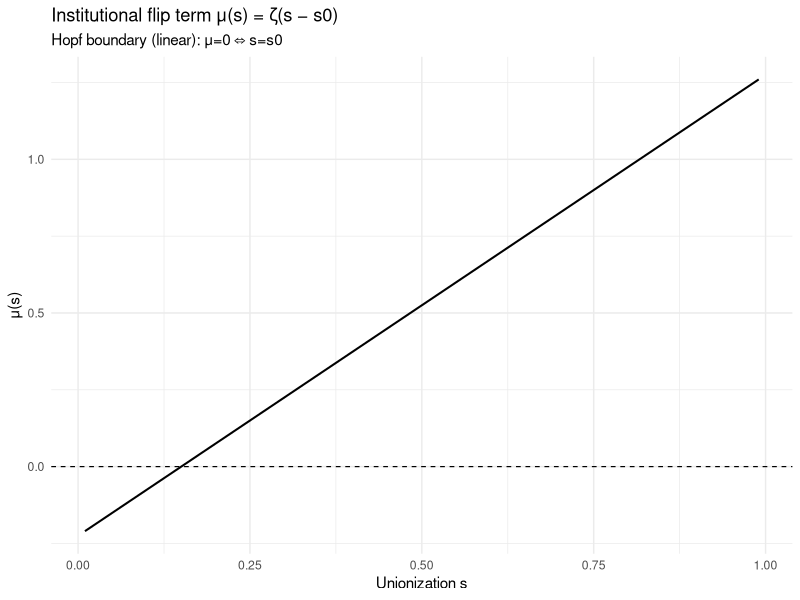
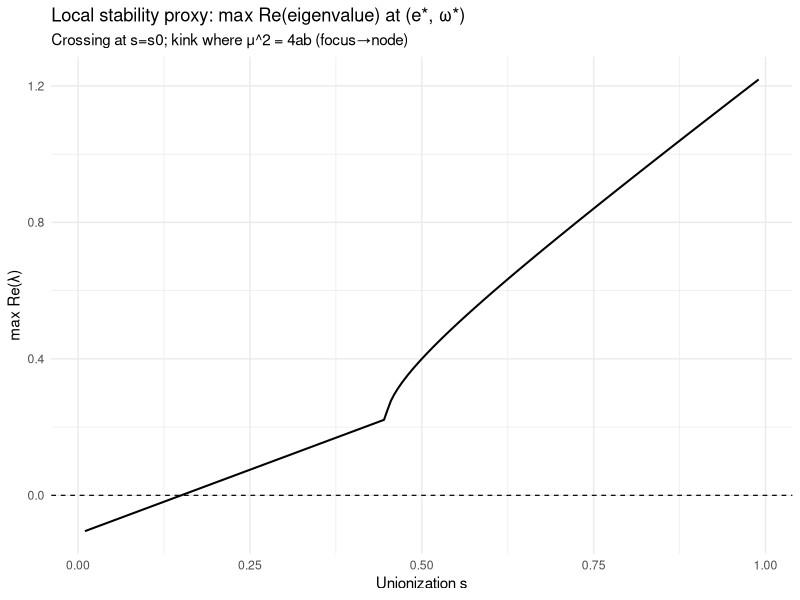
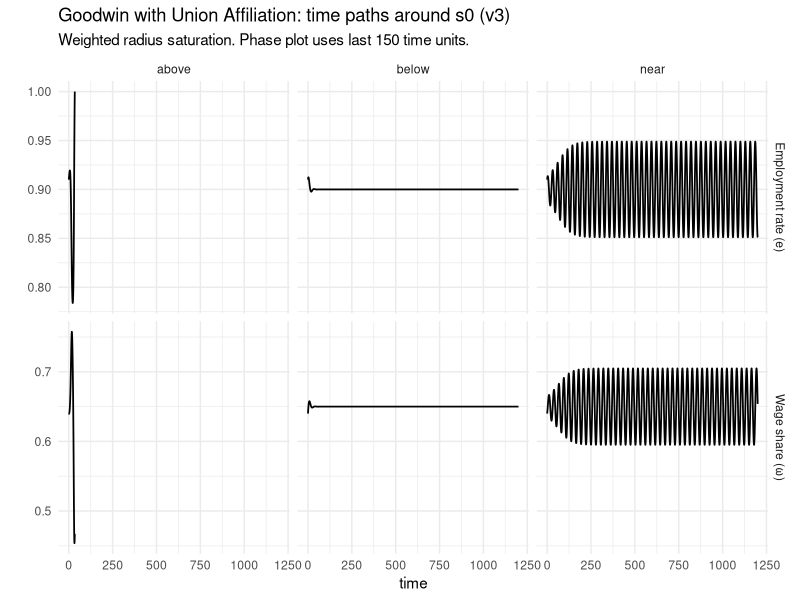
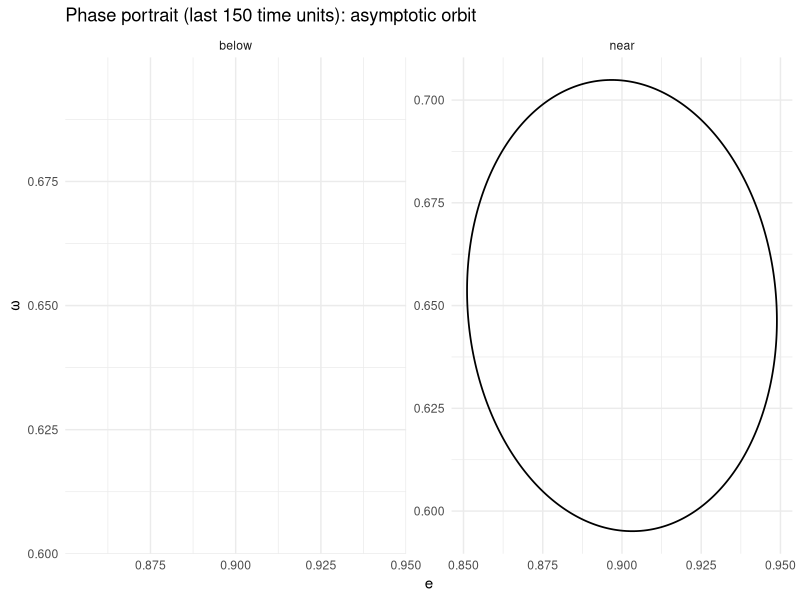

Write R code to recreate these figures, in order.
############################################################
## 02_goodwinUnionAffiliation_v3.R
## Goodwin (2D) + Union Affiliation as bifurcation parameter
##
## Fixes vs v2:
##  (1) Uses the CORRECT weighted radius for Hopf normal form:
##        R^2 = b*u^2 + a*v^2   (not u^2 + v^2)
##      where u=e-e*, v=ω-ω*.
##  (2) Phase portrait uses LAST window of time (not burn-in cutoff),
##      so you see a thin asymptotic orbit even when convergence is slow.
##  (3) Cleaner regime separation: "below" and "above" farther from s0,
##      "near" slightly above s0 but not microscopic.
############################################################

suppressPackageStartupMessages({
  library(deSolve)
  library(numDeriv)
  library(dplyr)
  library(tidyr)
  library(ggplot2)
  library(tibble)
  library(fs)
})

## ---------------------------------------------------------
## 0) Utility
## ---------------------------------------------------------
inv_logit <- function(x) 1 / (1 + exp(-x))
logit     <- function(p) log(p / (1 - p))
clamp01   <- function(u, eps = 1e-10) pmin(pmax(u, eps), 1 - eps)

dir_create("outputs")

## ---------------------------------------------------------
## 1) Model blocks
## ---------------------------------------------------------
mu_fun <- function(s, par) par$zeta * (s - par$s0)

F_vec <- function(x, par) {
  e     <- x[1]
  omega <- x[2]
  s     <- par$s_fixed
  
  mu <- mu_fun(s, par)
  
  ## deviations around fixed point
  u <- e     - par$e_star
  v <- omega - par$omega_star
  
  ## IMPORTANT: weighted radius consistent with anisotropic linear part
  ## In scaled coords: U = sqrt(b)u, V = sqrt(a)v, so R^2 = U^2+V^2 = b u^2 + a v^2
  R2 <- par$b * u^2 + par$a * v^2
  
  ## Hopf normal-form style saturation (supercritical if c>0)
  de     <- -par$a * v - par$c * u * R2
  domega <-  par$b * u + mu * v - par$c * v * R2
  
  c(de, domega)
}

fixed_point_solver <- function(par) {
  list(
    e_star     = par$e_star,
    omega_star = par$omega_star,
    s_fixed    = par$s_fixed,
    mu         = mu_fun(par$s_fixed, par)
  )
}

local_diagnostics <- function(par) {
  fp <- fixed_point_solver(par)
  x_star <- c(fp$e_star, fp$omega_star)
  
  J <- jacobian(func = function(x) F_vec(x, par), x = x_star)
  ev <- eigen(J, only.values = TRUE)$values
  
  list(
    fp = fp,
    J  = J,
    eigenvalues = ev,
    tr  = sum(diag(J)),
    det = det(J),
    maxRe = max(Re(ev))
  )
}

## ---------------------------------------------------------
## 2) ODE in transformed states (logit(e), logit(omega))
## ---------------------------------------------------------
goodwin_union_logstates <- function(t, state, par) {
  x <- state["x"]
  y <- state["y"]
  
  e     <- inv_logit(x)
  omega <- inv_logit(y)
  
  vec <- F_vec(c(e, omega), par)
  de <- vec[1]; domega <- vec[2]
  
  dx <- de     / (e * (1 - e))
  dy <- domega / (omega * (1 - omega))
  
  list(c(dx, dy))
}

## ---------------------------------------------------------
## 3) Calibration
## ---------------------------------------------------------
par0 <- list(
  e_star     = 0.90,
  omega_star = 0.65,
  
  a = 0.20,
  b = 0.25,
  
  ## saturation strength (bigger => smaller cycle)
  c = 25.0,
  
  s0   = 0.15,
  zeta = 1.50,
  
  s_fixed = NA_real_
)

cat("\n--- Diagnostics at s=s0 ---\n")
par_tmp <- par0; par_tmp$s_fixed <- par0$s0
diag0 <- local_diagnostics(par_tmp)
print(diag0$fp)
cat("Trace:", diag0$tr, "Det:", diag0$det, "maxRe:", diag0$maxRe, "\n")
cat("Eigenvalues:\n"); print(diag0$eigenvalues)

## ---------------------------------------------------------
## 4) Scan in s (stability + mu)
## ---------------------------------------------------------
s_grid <- seq(0.01, 0.99, by = 0.005)

scan <- lapply(s_grid, function(sval) {
  par <- par0; par$s_fixed <- sval
  out <- local_diagnostics(par)
  tibble(
    s = sval,
    mu = out$fp$mu,
    tr = out$tr,
    det = out$det,
    maxRe = out$maxRe,
    complex = any(abs(Im(out$eigenvalues)) > 1e-10)
  )
}) %>% bind_rows()

p_mu <- ggplot(scan, aes(s, mu)) +
  geom_hline(yintercept = 0, linetype = "dashed", linewidth = 0.4) +
  geom_line(linewidth = 0.7) +
  labs(title="Institutional flip term μ(s) = ζ(s − s0)",
       subtitle="Hopf boundary (linear): μ=0 ⇔ s=s0",
       x="Unionization s", y="μ(s)") +
  theme_minimal()

ggsave("outputs/v3_mu_scan_s.png", p_mu, width=9, height=4, dpi=300)

p_stab <- ggplot(scan, aes(s, maxRe)) +
  geom_hline(yintercept = 0, linetype = "dashed", linewidth = 0.4) +
  geom_line(linewidth = 0.7) +
  labs(title="Local stability proxy: max Re(eigenvalue) at (e*, ω*)",
       subtitle="Crossing at s=s0; kink where μ^2 = 4ab (focus→node)",
       x="Unionization s", y="max Re(λ)") +
  theme_minimal()

ggsave("outputs/v3_stability_scan_s.png", p_stab, width=9, height=4, dpi=300)

## ---------------------------------------------------------
## 5) Simulate {below, near, above}
## ---------------------------------------------------------
ds_far   <- 0.20     # farther from s0 so regimes are visually clean
eps_near <- 0.02     # not microscopic; avoids super-slow convergence

s_set <- c(
  below = max(0.01, par0$s0 - ds_far),
  near  = min(0.99, par0$s0 + eps_near),
  above = min(0.99, par0$s0 + ds_far)
)

cat("\n--- s values to simulate ---\n")
print(s_set)
cat("Corresponding mu:\n")
print(sapply(s_set, function(ss) mu_fun(ss, par0)))

## Initial conditions
e0     <- clamp01(par0$e_star + 0.01)
omega0 <- clamp01(par0$omega_star - 0.01)
state0 <- c(x = logit(e0), y = logit(omega0))

times <- seq(0, 1200, by = 0.05)

## Phase window: plot only the last T_last units to get thin orbit
T_last <- 150
t_end  <- max(times)
t_min_phase <- t_end - T_last

run_one <- function(sval, tag) {
  par <- par0
  par$s_fixed <- sval
  
  sol <- ode(
    y = state0,
    times = times,
    func = goodwin_union_logstates,
    parms = par,
    method = "lsoda",
    rtol = 1e-10,
    atol = 1e-12
  )
  
  as.data.frame(sol) %>%
    mutate(
      e     = inv_logit(x),
      omega = inv_logit(y),
      s     = sval,
      mu    = mu_fun(sval, par),
      tag   = tag
    ) %>%
    select(time, tag, s, mu, e, omega)
}

df_all <- bind_rows(
  run_one(s_set["below"], "below"),
  run_one(s_set["near"],  "near"),
  run_one(s_set["above"], "above")
)

## ---------------------------------------------------------
## 6) Plots
## ---------------------------------------------------------
## Time paths
df_long <- df_all %>%
  pivot_longer(cols=c(e, omega), names_to="var", values_to="value") %>%
  mutate(var = factor(var, levels=c("e","omega"),
                      labels=c("Employment rate (e)", "Wage share (ω)")))

p_time <- ggplot(df_long, aes(time, value)) +
  geom_line(linewidth=0.6) +
  facet_grid(var ~ tag, scales="free_y") +
  labs(title="Goodwin with Union Affiliation: time paths around s0 (v3)",
       subtitle=paste0("Weighted radius saturation. Phase plot uses last ", T_last, " time units."),
       x="time", y="") +
  theme_minimal() +
  theme(legend.position="none")

ggsave("outputs/v3_timepaths_e_omega.png", p_time, width=12, height=6, dpi=300)

## Phase portrait: last window only
df_phase <- df_all %>% filter(time >= t_min_phase)

p_phase <- ggplot(df_phase, aes(e, omega)) +
  geom_path(linewidth=0.6) +
  facet_wrap(~tag, scales="free") +
  labs(title=paste0("Phase portrait (last ", T_last, " time units): asymptotic orbit"),
       x="e", y="ω") +
  theme_minimal()

ggsave("outputs/v3_phase_e_omega_lastwindow.png", p_phase, width=10, height=4, dpi=300)

## Summary ranges
summ <- df_all %>%
  group_by(tag) %>%
  summarise(
    s = first(s),
    mu = first(mu),
    e_min = min(e), e_max = max(e),
    omega_min = min(omega), omega_max = max(omega),
    .groups="drop"
  )

cat("\n--- Range summary by regime tag ---\n")
print(summ)

cat("\nSaved outputs in ./outputs:\n",
    "- v3_mu_scan_s.png\n",
    "- v3_stability_scan_s.png\n",
    "- v3_timepaths_e_omega.png\n",
    "- v3_phase_e_omega_lastwindow.png\n", sep="")

############################################################
## End 02_goodwinUnionAffiliation_v3.R
############################################################
